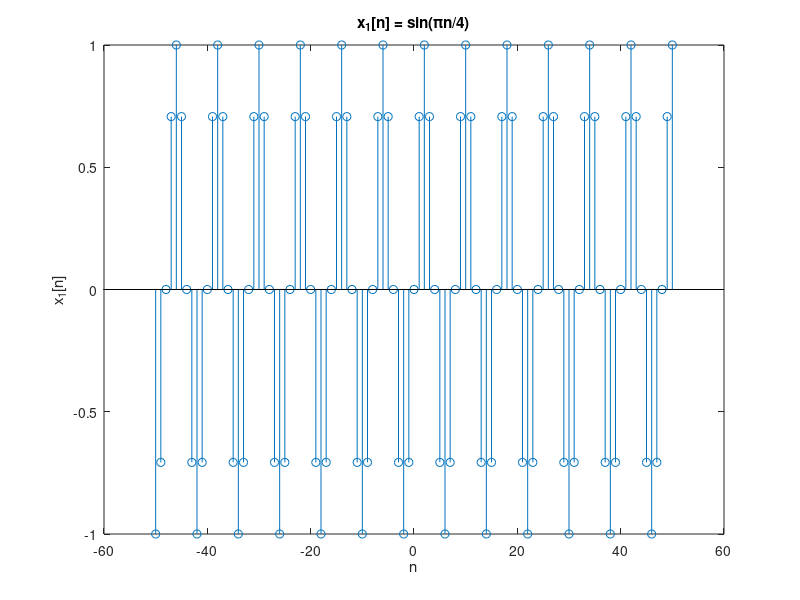
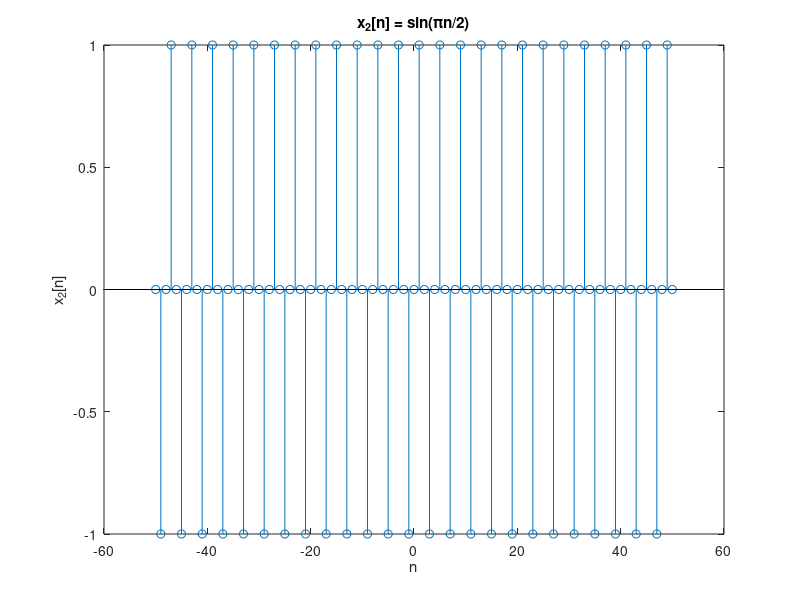
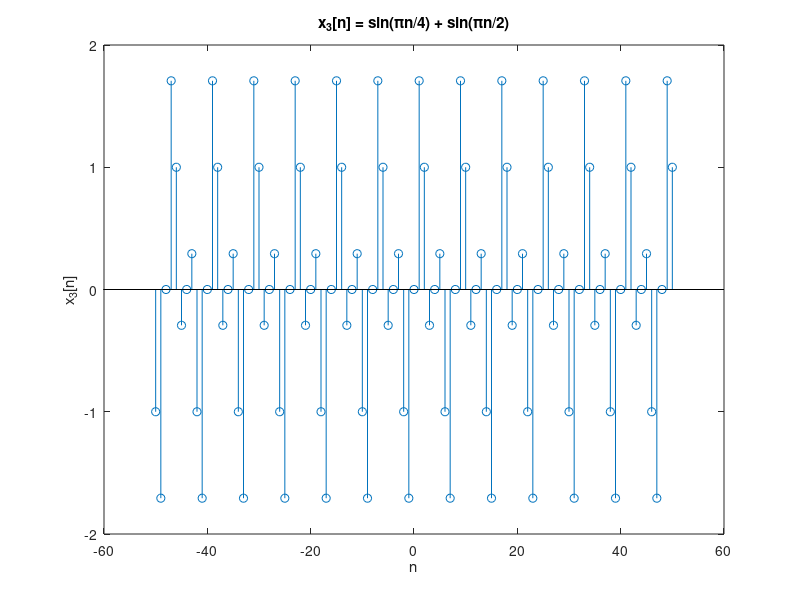

The MATLAB script that drew these images, in order:
% common sampling time
n = -50:50;

x1 = sin(pi .* n / 4);
figure(1);
stem(n, x1);
title('x_1[n] = sin(\pin/4)');
xlabel('n');
ylabel('x_1[n]');

x2 = sin(pi .* n / 2);
figure(2);
stem(n, x2);
title('x_2[n] = sin(\pin/2)');
xlabel('n');
ylabel('x_2[n]');

x3 = x1 + x2;
figure(3);
stem(n, x3);
title('x_3[n] = sin(\pin/4) + sin(\pin/2)');
xlabel('n');
ylabel('x_3[n]');
